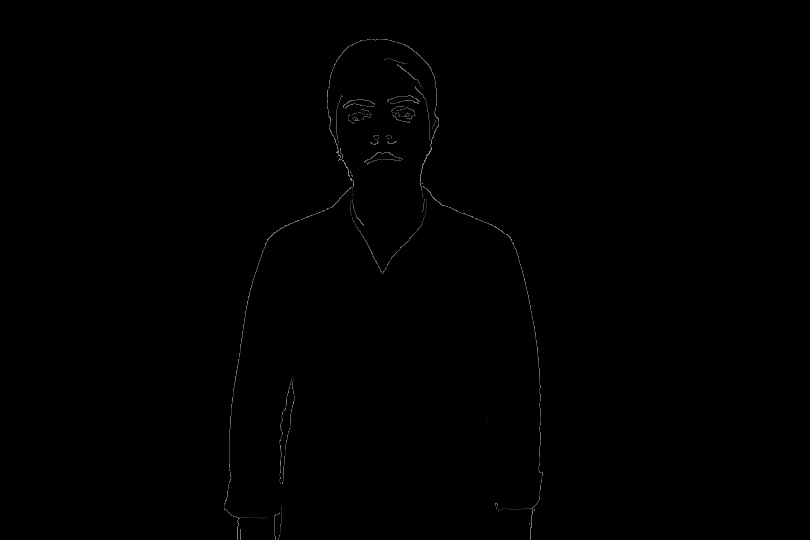
#> input picture Video To Frame/target_folder ( sample)/a/Abartmak 1.mp4/Abartmak 1_frame_0.jpeg, 810 x 540 px
$ python -i borderline.py   (imports and definitions only)
#> lines starting #> are read from the running program, lines starting #| are printed output that depends on the picture; after the words box and inside, x2 and y2 are one past the last pixel; in counts of white or black regions, pixels touching at a corner belong together
#> further down, picture is the input picture: shape (540, 810, 3); min 0, max 150, mean 0.5
import numpy as np
import cv2

# Lower and upper boundaries to choose skin color
boundaries = ([0, 120, 0], [150, 115, 120])


# Provides a borderline by comparing the edge detection with the skin color area.
def borderline(frame):
    lower, upper = boundaries
    lower = np.array(lower, dtype="uint8")
    upper = np.array(upper, dtype="uint8")
    mask1 = cv2.inRange(frame, lower, upper)
#> mask1: shape (540, 810); every value is 0

    cannyMask = cv2.Canny(frame, 100, 200)
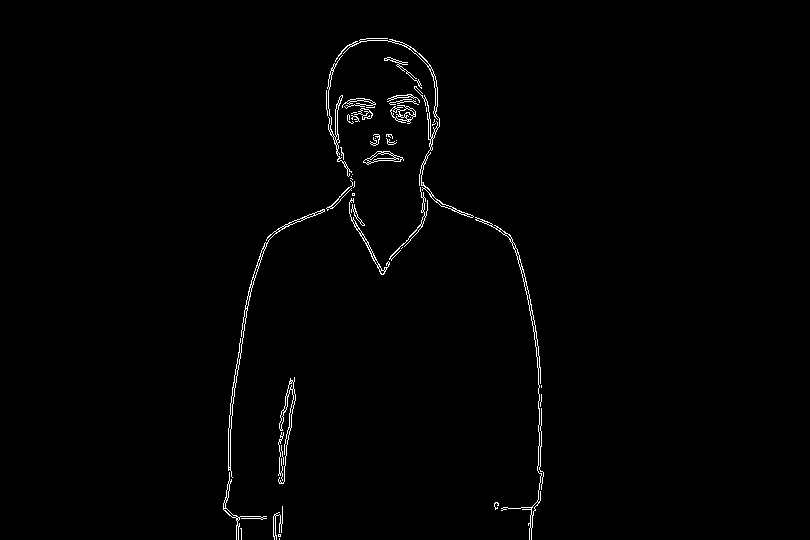
#> cannyMask: shape (540, 810); 1.1% white in thin lines or dots, all inside (x1, y1, x2, y2) = (223, 38, 544, 540)
    mask = cv2.bitwise_or(mask1, cannyMask)
    output = cv2.bitwise_and(frame, frame, mask=mask)

    return output

>>> import cv2
>>> picture = cv2.imread('target_folder ( sample)/a/Abartmak 1.mp4/Abartmak 1_frame_0.jpeg')
>>> result = borderline(picture)

$ run again, on Video To Frame/target_folder ( sample)/a/Abartmak 1.mp4/Abartmak 1_frame_11.jpeg
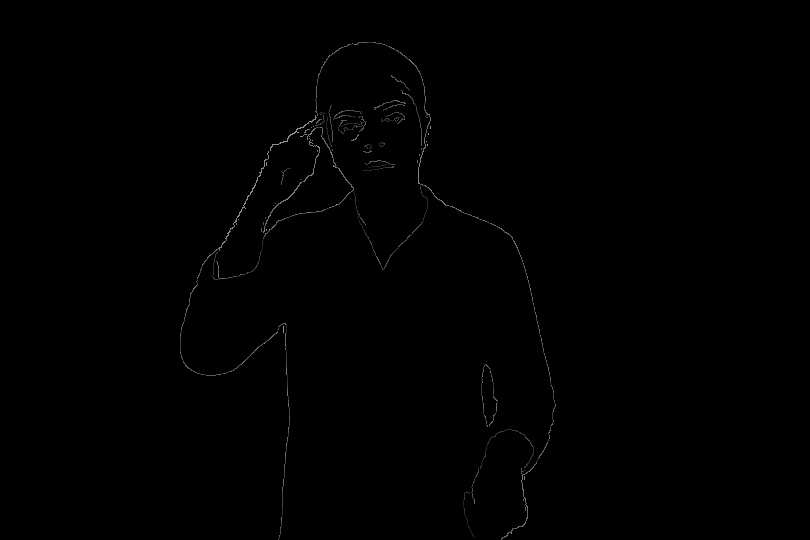
#> input picture Video To Frame/target_folder ( sample)/a/Abartmak 1.mp4/Abartmak 1_frame_11.jpeg, 810 x 540 px
#> picture is the input picture: shape (540, 810, 3); min 0, max 160, mean 0.7
#> mask1: shape (540, 810); every value is 0
#> in borderline, `cannyMask = cv2.Canny(frame, 100, 200)`:
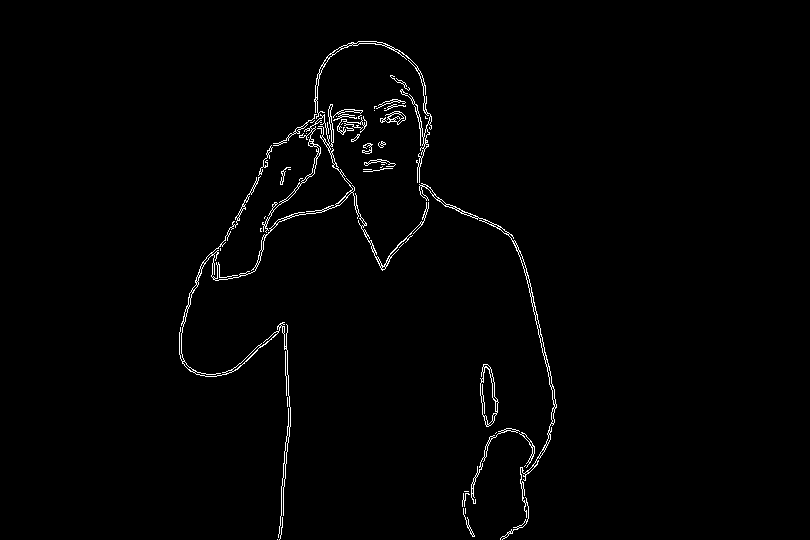
#> cannyMask: shape (540, 810); 1.3% white in thin lines or dots, all inside (x1, y1, x2, y2) = (179, 41, 557, 540)
